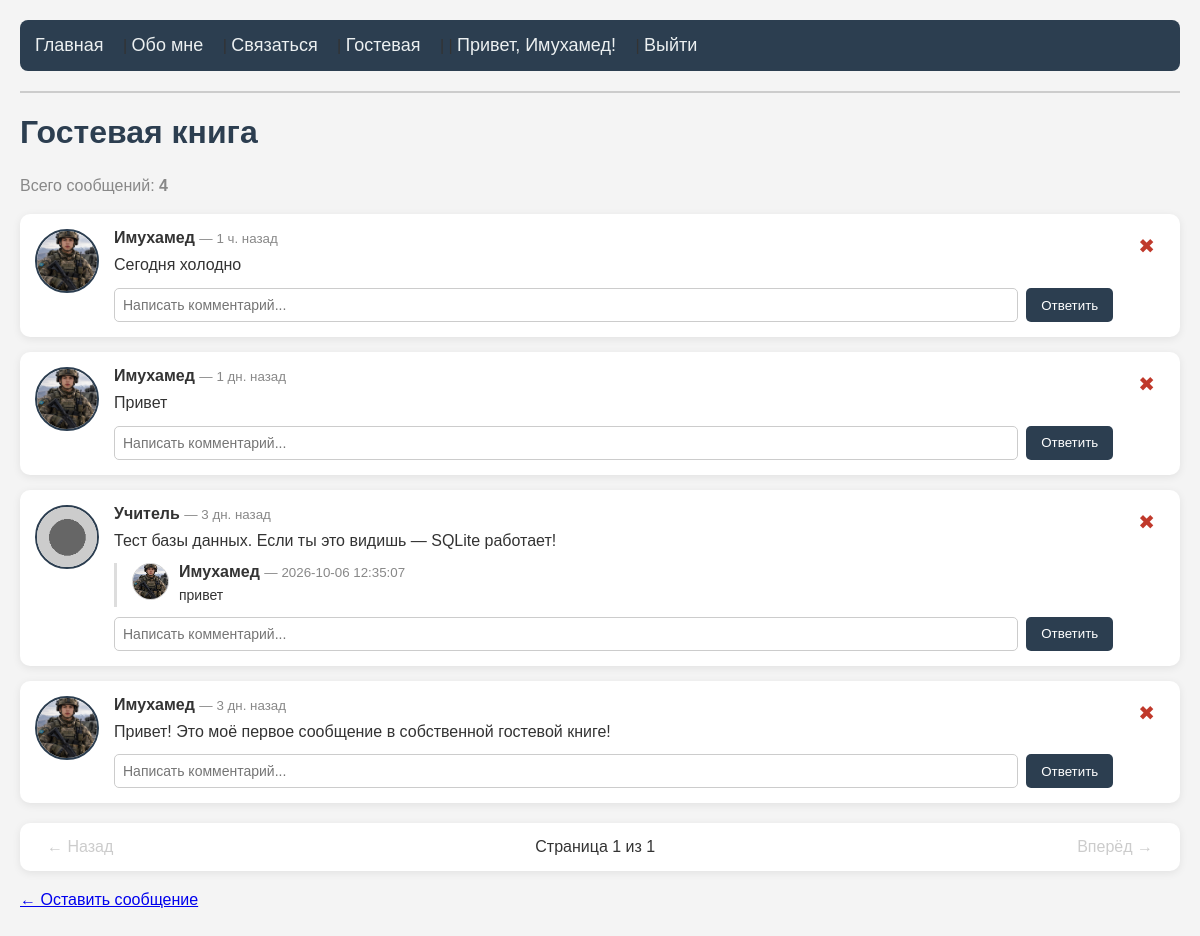
Page /messages (signed in) on the committed database.
### tables this page shows
CREATE TABLE messages (
 id INTEGER PRIMARY KEY AUTOINCREMENT,
  name TEXT NOT NULL,
  message TEXT NOT NULL,
   created_at TEXT DEFAULT CURRENT_TIMESTAMP
   );

CREATE TABLE users (
  id INTEGER PRIMARY KEY AUTOINCREMENT,
    username TEXT UNIQUE NOT NULL,
     email TEXT UNIQUE NOT NULL,
      password_hash TEXT NOT NULL,
       created_at TEXT DEFAULT CURRENT_TIMESTAMP
       , reset_token TEXT, avatar TEXT DEFAULT 'default.png', is_admin INTEGER DEFAULT 0);

CREATE TABLE comments (id INTEGER PRIMARY KEY AUTOINCREMENT, message_id INTEGER NOT NULL, username TEXT NOT NULL, text TEXT NOT NULL, created_at TEXT DEFAULT CURRENT_TIMESTAMP, FOREIGN KEY (message_id) REFERENCES messages(id));

### app.py (the view)
@app.route('/messages')
def messages():
    PER_PAGE = 5
    page = request.args.get('page', 1, type=int)
    if page < 1:
        page = 1
    conn = get_db()
    total = conn.execute("SELECT COUNT(*) FROM messages").fetchone()[0]
    total_pages = (total + PER_PAGE - 1) // PER_PAGE
    if total_pages < 1:
        total_pages = 1
    if page > total_pages:
        page = total_pages
    offset = (page - 1) * PER_PAGE
    rows = conn.execute("""
        SELECT messages.id, messages.name, messages.message, messages.created_at,
               users.avatar
        FROM messages
        LEFT JOIN users ON messages.name = users.username
        ORDER BY messages.id DESC
        LIMIT ? OFFSET ?
    """, (PER_PAGE, offset)).fetchall()
    current_user = None
    if 'user_id' in session:
        current_user = conn.execute("SELECT * FROM users WHERE id = ?", (session['user_id'],)).fetchone()
    formatted = []
    for row in rows:
        comments = conn.execute("""
            SELECT comments.*, users.avatar
            FROM comments
            LEFT JOIN users ON comments.username = users.username
            WHERE comments.message_id = ?
            ORDER BY comments.id ASC
        """, (row['id'],)).fetchall()
        can_delete = False
        if current_user:
            if current_user['is_admin'] == 1 or current_user['username'] == row['name']:
                can_delete = True
        formatted.append({
            'id': row['id'],
            'name': row['name'],
            'message': row['message'],
            'created_at': format_time(row['created_at']),
            'avatar': row['avatar'],
            'can_delete': can_delete,
            'comments': comments
        })
    conn.close()
    return render_template('messages.html',
                           messages=formatted,
                           count=total,
                           page=page,
                           total_pages=total_pages)

### app.py (called while the page is built)
def format_time(timestamp):
    try:
        dt = datetime.strptime(timestamp, "%Y-%m-%d %H:%M:%S")
    except:
        return timestamp
    now = datetime.now()
    diff = now - dt
    seconds = diff.total_seconds()
    if seconds < 60:
        return "только что"
    elif seconds < 3600:
        minutes = int(seconds // 60)
        return f"{minutes} мин. назад"
    elif seconds < 86400:
        hours = int(seconds // 3600)
        return f"{hours} ч. назад"
    elif seconds < 604800:
        days = int(seconds // 86400)
        return f"{days} дн. назад"
    else:
        return dt.strftime("%d.%m.%Y")

def get_db():
    conn = sqlite3.connect(DB)
    conn.row_factory = sqlite3.Row
    return conn

### templates/messages.html (shortened to what this page needs)
{% extends "base.html" %}
{% block content %}
    <h1>Гостевая книга</h1>
    <p style="color:#888;">Всего сообщений: <strong>{{ count }}</strong></p>
    {% if messages %}
        {% for msg in messages %}
            <div class="msg-card">
                {% if msg['avatar'] %}
                    <img src="{{ url_for('static', filename='avatars/' + msg['avatar']) }}" alt="Аватар" class="avatar">
                {% else %}
                    <img src="{{ url_for('static', filename='avatars/default.png') }}" alt="Аватар" class="avatar">
                {% endif %}
                <div class="msg-body">
                    <strong>{{ msg['name'] }}</strong>
                    <small style="color:#888;"> — {{ msg['created_at'] }}</small>
                    <p>{{ msg['message'] }}</p>
                    {% if msg['comments'] %}
                        <div class="comments-block">
                            {% for c in msg['comments'] %}
                                <div class="comment">
                                    {% if c['avatar'] %}
                                        <img src="{{ url_for('static', filename='avatars/' + c['avatar']) }}" alt="Аватар" class="comment-avatar">
                                    {% else %}
                                        <img src="{{ url_for('static', filename='avatars/default.png') }}" alt="Аватар" class="comment-avatar">
                                    {% endif %}
                                    <div>
                                        <strong>{{ c['username'] }}</strong>
                                        <small style="color:#888;"> — {{ c['created_at'] }}</small>
                                        <p>{{ c['text'] }}</p>
                                    </div>
                                </div>
                            {% endfor %}
                        </div>
                    {% endif %}
                    {% if session.user_id %}
                        <form method="POST" action="/add_comment/{{ msg['id'] }}" class="comment-form">
                            <input type="text" name="text" placeholder="Написать комментарий..." required>
                            <button type="submit">Ответить</button>
                        </form>
                    {% else %}
                        <p style="color:#888; font-size:14px;"><a href="/login">Войдите</a>, чтобы оставить комментарий.</p>
                    {% endif %}
                </div>
                {% if msg['can_delete'] %}
                    <a href="/delete/{{ msg['id'] }}"
                       class="delete-btn"
                       onclick="return confirm('Удалить это сообщение?');">
                       ✖
                    </a>
                {% endif %}
            </div>
        {% endfor %}
        <div class="pagination">
            {% if page > 1 %}
                <a href="/messages?page={{ page - 1 }}">← Назад</a>
            {% else %}
                <span class="disabled">← Назад</span>
            {% endif %}
            <span>Страница {{ page }} из {{ total_pages }}</span>
            {% if page < total_pages %}
                <a href="/messages?page={{ page + 1 }}">Вперёд →</a>
            {% else %}
                <span class="disabled">Вперёд →</span>
            {% endif %}
        </div>
    {% else %}
        <p>Пока сообщений нет. <a href="/contact">Оставьте первое!</a></p>
    {% endif %}
    <p><a href="/contact">← Оставить сообщение</a></p>
{% endblock %}

### static/style.css (style rules this page uses)
body { font-family: Arial, sans-serif; background-color: #f4f4f4; color: #333; margin: 0; padding: 20px; }
h1 { color: #2c3e50; font-size: 32px; }
p { font-size: 16px; line-height: 1.6; }
.msg-card { display: flex; gap: 15px; align-items: flex-start; background: #ffffff; border-radius: 10px; padding: 15px; margin-bottom: 15px; box-shadow: 0 2px 8px rgba(0,0,0,0.08); transition: transform 0.2s, box-shadow 0.2s; }
.avatar { width: 60px; height: 60px; border-radius: 50%; object-fit: cover; border: 2px solid #2c3e50; flex-shrink: 0; }
.msg-body { flex: 1; }
.msg-body p { margin: 5px 0 0 0; color: #333; }
.delete-btn { color: #c0392b; text-decoration: none; font-size: 20px; padding: 5px 10px; border-radius: 5px; transition: background 0.2s; }
.comments-block { margin-top: 10px; padding-left: 15px; border-left: 3px solid #ddd; }
.comment { display: flex; gap: 10px; margin-bottom: 10px; align-items: flex-start; }
.comment-avatar { width: 35px; height: 35px; border-radius: 50%; object-fit: cover; border: 1px solid #ccc; flex-shrink: 0; }
.comment p { margin: 3px 0 0 0; font-size: 14px; }
.comment-form { display: flex; gap: 8px; margin-top: 10px; }
.comment-form input[type="text"] { flex: 1; padding: 8px; border: 1px solid #ccc; border-radius: 5px; font-size: 14px; }
.comment-form button { padding: 8px 15px; background: #2c3e50; color: white; border: none; border-radius: 5px; cursor: pointer; transition: background 0.2s; }
.pagination { display: flex; justify-content: space-between; align-items: center; margin-top: 20px; padding: 10px 15px; background: #ffffff; border-radius: 10px; box-shadow: 0 2px 8px rgba(0,0,0,0.08); font-size: 16px; }
.pagination .disabled { color: #ccc; padding: 5px 12px; }

### rows in the picture
messages: avatar (picture), name "Имухамед", created_at "1 ч. назад", message "Сегодня холодно"
messages: avatar (picture), name "Имухамед", created_at "1 дн. назад", message "Привет"
messages: name "Учитель", created_at "3 дн. назад", message "Тест базы данных. Если ты это видишь — SQLite работает!"
comments: avatar (picture), username "Имухамед", created_at "2026-10-06 12:35:07", text "привет"
messages: avatar (picture), name "Имухамед", created_at "3 дн. назад", message "Привет! Это моё первое сообщение в собственной гостевой книге!"

### other values in the picture
{{ session.username }} "Имухамед"
{{ count }} "4"
{{ page }} "1"
{{ total_pages }} "1"
